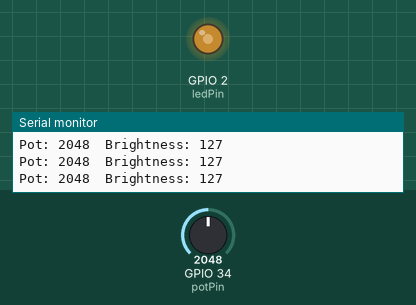
Recording of a sketch running on a simulated ESP32. On the bench: output pins drawn as LEDs (lit = HIGH), the last lines printed to the serial monitor. The inputs (shaded band) are chosen by the test bench; at power-on: GPIO 34 (potPin) = 2048.

Above: at 1.2 s.
1.3 s: GPIO 34 (potPin) set to 2866
At 2.3 s:
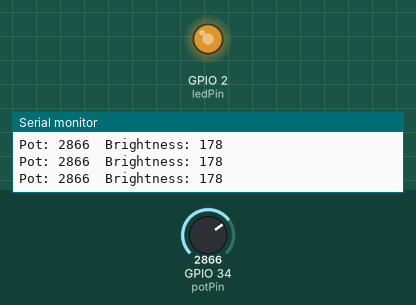
2.8 s: GPIO 34 (potPin) set to 3603
At 3.8 s:
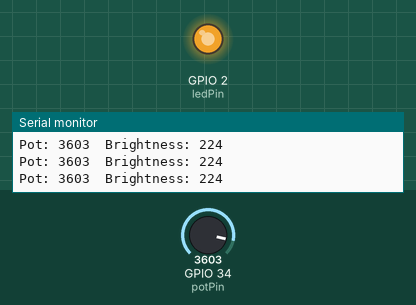
4.3 s: GPIO 34 (potPin) set to 491
At 5.2 s:
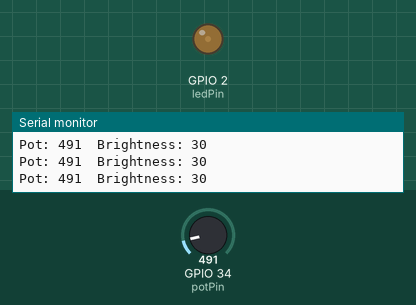
5.8 s: GPIO 34 (potPin) set to 0
At 6.7 s:
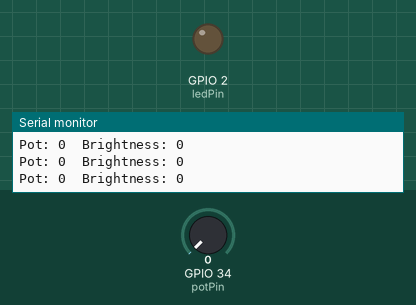
7.3 s: GPIO 34 (potPin) set to 2047
At 8.1 s:
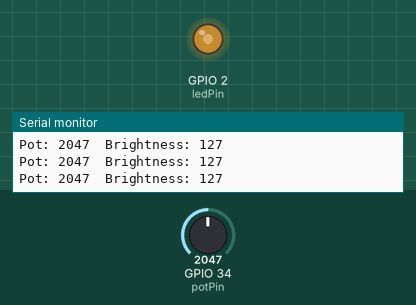
Timing chart, 0 to 9.8 s (numbered marks = the images above; inputs shaded):
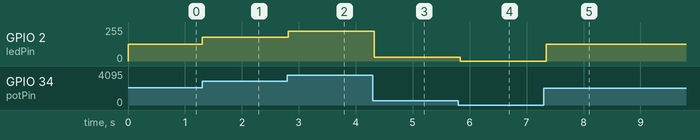

Measured:
- after the input at 1.3 s, GPIO 2 (ledPin): 127/255 → 177/255 at once
- after the input at 2.8 s, GPIO 2 (ledPin): 177/255 → 223/255 at once
- after the input at 4.3 s, GPIO 2 (ledPin): 223/255 → 30/255 at once
- after the input at 5.8 s, GPIO 2 (ledPin): 30/255 → 0/255 at once
- after the input at 7.3 s, GPIO 2 (ledPin): 0/255 → 127/255 at once

The sketch:

sketch.ino
```cpp
int potPin = 34;
int ledPin = 2;
int pwmFreq = 5000;
int pwmResolution = 8;

void setup() {
  Serial.begin(115200);
  ledcAttach(ledPin, pwmFreq, pwmResolution);
}

void loop() {
  int rawValue = analogRead(potPin);
  int brightness = map(rawValue, 0, 4095, 0, 255);

  ledcWrite(ledPin, brightness);

  Serial.print("Pot: ");
  Serial.print(rawValue);
  Serial.print("  Brightness: ");
  Serial.println(brightness);

  delay(50);
}
```
